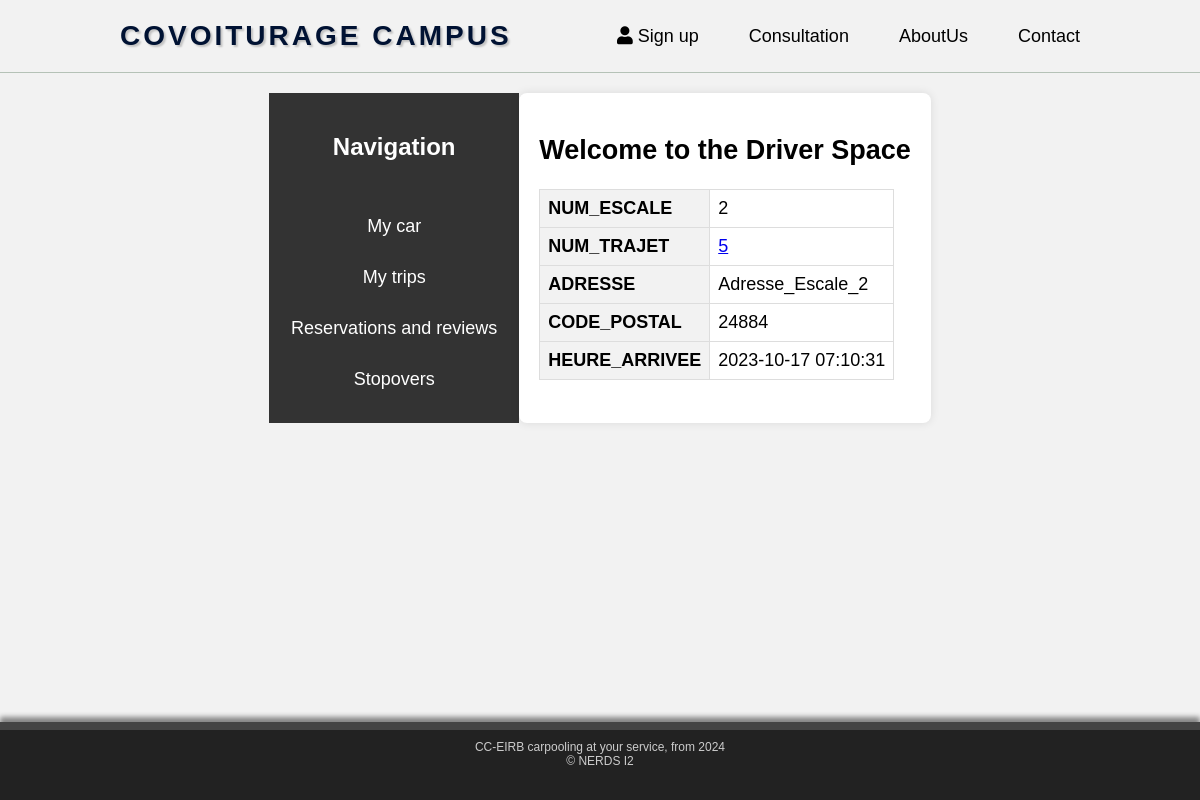
Page /php/espace_conducteur/view_escale.php?num_escale=2 on the committed database.
### tables this page shows
CREATE TABLE IF NOT EXISTS ESCALE (
    NUM_ESCALE INT AUTO_INCREMENT PRIMARY KEY,
    NUM_TRAJET INT NOT NULL,
    ADRESSE VARCHAR(100) NOT NULL,
    CODE_POSTAL INT NOT NULL,
    HEURE_ARRIVEE TIMESTAMP NOT NULL,
    VALIDATION_ESCALE BOOLEAN NOT NULL DEFAULT FALSE,
    FOREIGN KEY (NUM_TRAJET) REFERENCES TRAJET(NUM_TRAJET) ON DELETE CASCADE ON UPDATE CASCADE
);

### php/espace_conducteur/view_escale.php (the view, shortened to what this page needs)
<!DOCTYPE html>
<html>
<head>
    <link rel="stylesheet" type="text/css" href="../../css/esp_conducteur.css">
</head>
<body>
    <?php include('../header.php'); ?>
    <div class="container">
        <?php include('nav_bar.php'); ?>
        <div class="main-content" id="mainContent">
            <h2>Welcome to the Driver Space</h2>
            <?php
            include('../../connect.php');
            if (isset($_GET['num_escale']) && !empty($_GET['num_escale'])) {
                $num_escale = $_GET['num_escale'];
                $query1 = "SELECT * FROM ESCALE WHERE NUM_ESCALE = ?";
                $stmt1 = $conn->prepare($query1);
                $stmt1->bind_param("i", $num_escale);
                if ($stmt1->execute()) {
                    $result1 = $stmt1->get_result();
                    if ($result1->num_rows > 0) {
                        echo '<div style="overflow-x:auto;">';
                        echo '<table>';
                        $columns = ['NUM_ESCALE', 'NUM_TRAJET', 'ADRESSE', 'CODE_POSTAL', 'HEURE_ARRIVEE'];
                        while ($row = $result1->fetch_assoc()) {
                            foreach ($columns as $column) {
                                echo '<tr>';
                                if ($column === 'NUM_TRAJET') {
                                    echo "<th>$column</th>";
                                    echo "<td><a href='view_trajet.php?num_trajet={$row[$column]}'>{$row[$column]}</a></td>";
                                } else {
                                    echo "<th>$column</th>";
                                    echo "<td>{$row[$column]}</td>";
                                }
                                echo '</tr>';
                            }
                        }
                        echo '</table>';
                        echo '</div>';
                    } else {
                        echo "No result found";
                    }
                } else {
                    echo "Error executing query 1: " . $stmt1->error;
                }
            }
            ?>
        </div>
    </div>
    <?php include('../footer.php'); ?>
</body>
</html>

### css/esp_conducteur.css (style rules this page uses)
body { font-family: 'Open Sans', sans-serif; background-color: #f2f2f2; margin: 0; padding: 0; font-size: 18px; }
.container { display: flex; max-width: 1200px; margin: 0 auto; padding: 20px; }
.main-content { flex-grow: 1; padding: 20px; background-color: #fff; border-radius: 8px; box-shadow: 0 0 10px rgba(0, 0, 0, 0.1); transition: transform 0.3s ease; }

### php/espace_conducteur/view_escale.php (style rules this page uses)
table { border-collapse: collapse; margin-bottom: 20px; }
th, td { border: 1px solid #ddd; padding: 8px; text-align: left; }
th { background-color: #f2f2f2; }

### php/header.php (style rules this page uses)
body { font-family: 'DyeLine', sans-serif; margin: 0; padding: 0; }

### php/footer.php (style rules this page uses)
html, body { height: 100%; margin: 0; display: flex; flex-direction: column; }
body { min-height: 100vh; }

### rows in the picture
escale: column "NUM_ESCALE", NUM_ESCALE "2", column "NUM_TRAJET", NUM_TRAJET "5", column "ADRESSE", ADRESSE "Adresse_Escale_2", column "CODE_POSTAL", CODE_POSTAL "24884", column "HEURE_ARRIVEE", HEURE_ARRIVEE "2023-10-17 07:10:31"
